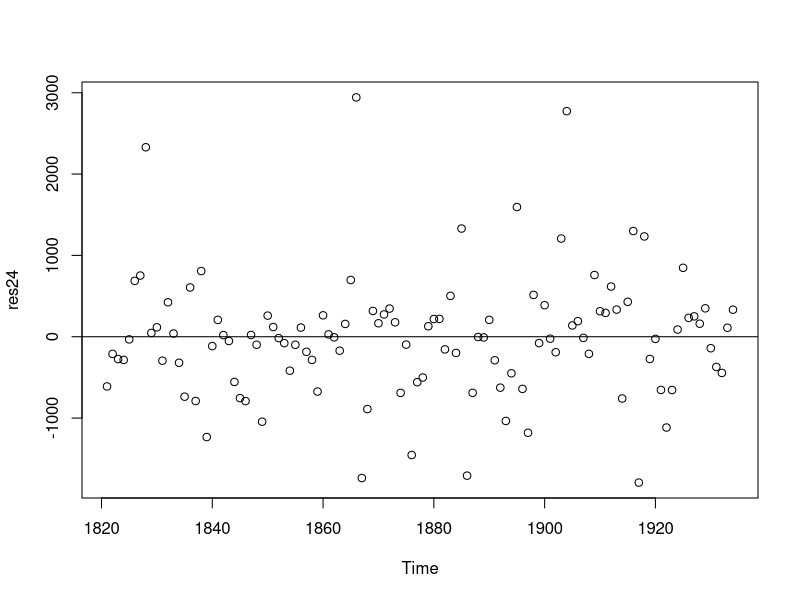
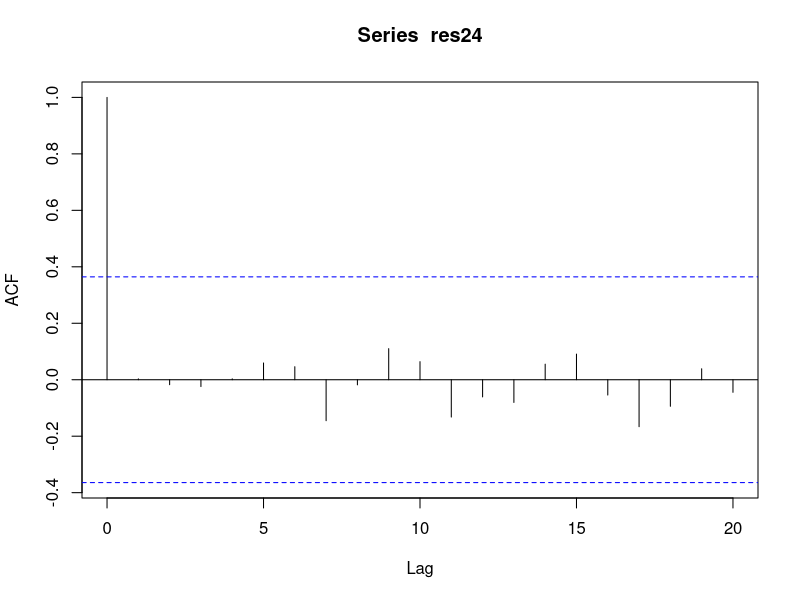
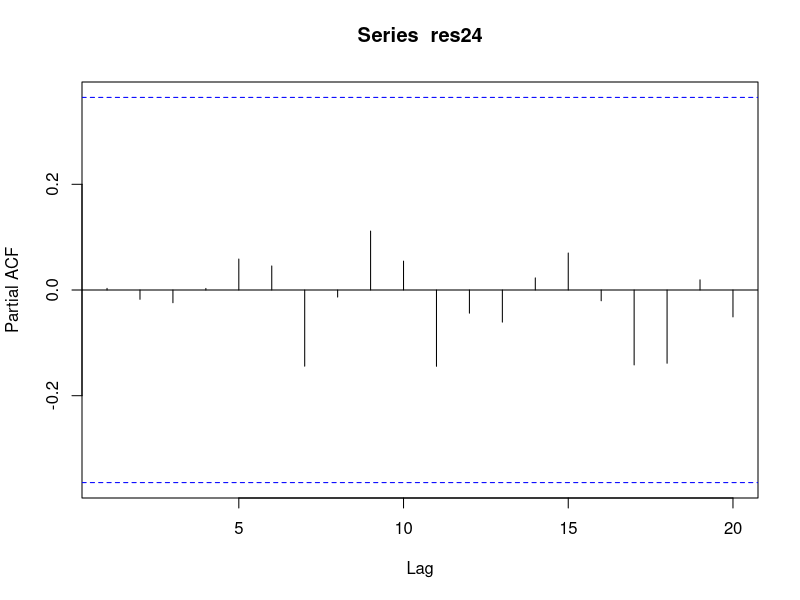
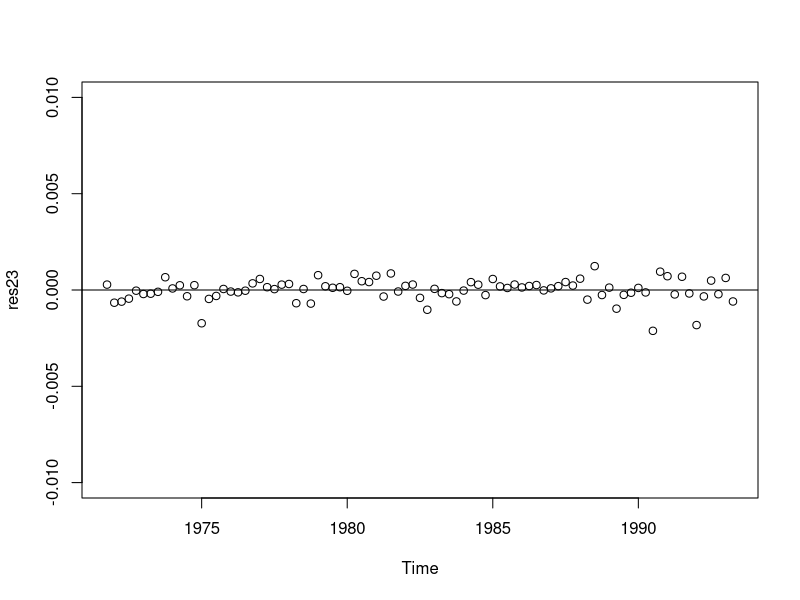
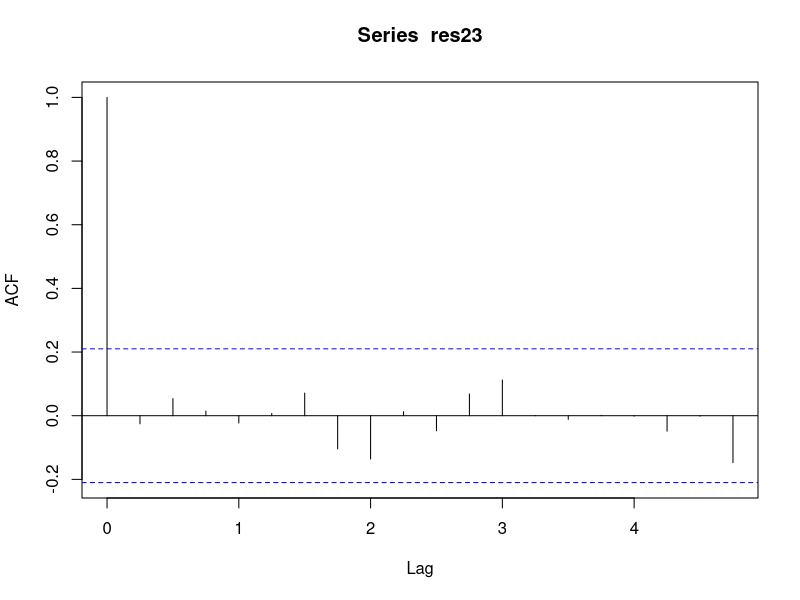
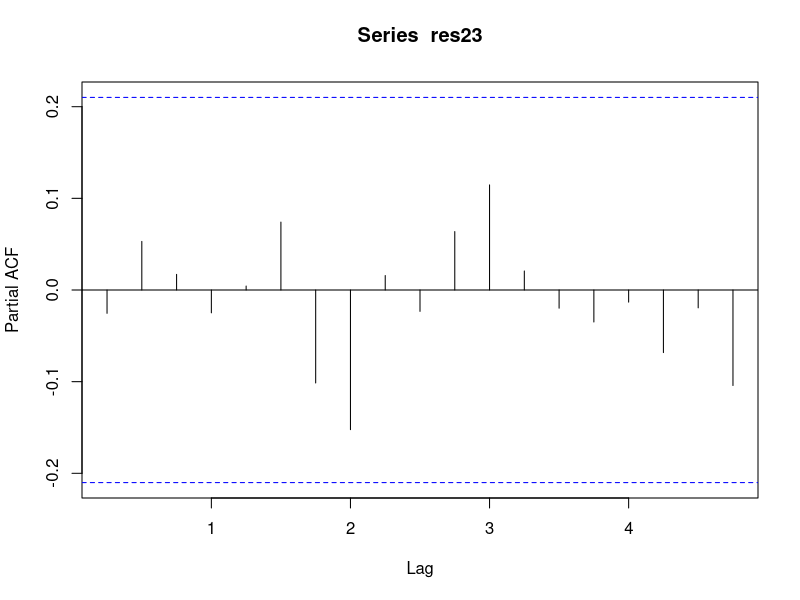

Here is the R script that generated these plots, in order:
# INCOMPLETO
# Revisión de ruido blanco

# de la serie estacionaria lynx ARMA(2,4)
elegido.l <- arima(lynx, order = c(2,0,4), method = "ML")
res24 <- residuals(elegido.l)
# Media al rededor del cero (que no pase del (-2,2))
mean(res24)
mean(res24)/var(res24) # menor que 2

# Varianza constante
plot(res24, type = "p")
abline(h=0)

# Independientes o incorrelacionados
acf(res24, ci = 0.9999)     # gráfica
pacf(res24, ci = 0.9999)    # residuales incorrelacionados
# Un alpha más chiquito hace una confianza más grande

Box.test(res24)
# Analítica
# Ho: los residuales son independientes
# Ha: los residuales no son independientes
# Rechazamos Ho si p-valor < alpha
# 0.97 < 0.05 por lo tanto No R. Ho

# Normales
shapiro.test(res24)
# Ho: los residuales provienen de una distribución normal
# Ha: los residuales no provienen de una distribución normal
# Rechazamos Ho si p-valor < alpha
# 5.831e-06 < 0.05 por lo tanto R. Ho

# residuales como ruido blanco no gaussiano

# de la serie no estacionaria austres
# serie estacionaria diff(diff(log(austres))) ARMA(2,3)
data(austres)
c2 <- diff(diff(log(austres)))
elegido.c2 <- arima(c2, order = c(2,0,3), method = "ML")
elegido.c1 <- arima(diff(log(austres)), order = c(2,1,3), method = "ML")
# 2,1,3 donde 1 <- diferenciado una vez

res23 <- residuals(elegido.c2)
# Media al rededor del cero (que no pase del (-2,2))
mean(res23)

# Varianza
plot(res23, type = "p", ylim = c(-0.01,0.01))
abline(h = 0)

# Correlación
acf(res23)
pacf(res23)
Box.test(res23)
# Analítica
# Ho: los residuales son independientes
# Ha: los residuales no son independientes
# Rechazamos Ho si p-valor < alpha
# 0.81 < 0.05 por lo tanto No R. Ho

# Normalidad
shapiro.test(res23)
# Ho: los residuales provienen de una distribución normal
# Ha: los residuales no provienen de una distribución normal
# Rechazamos Ho si p-valor < alpha
# 9.125e-05 < 0.05 por lo tanto R. Ho
